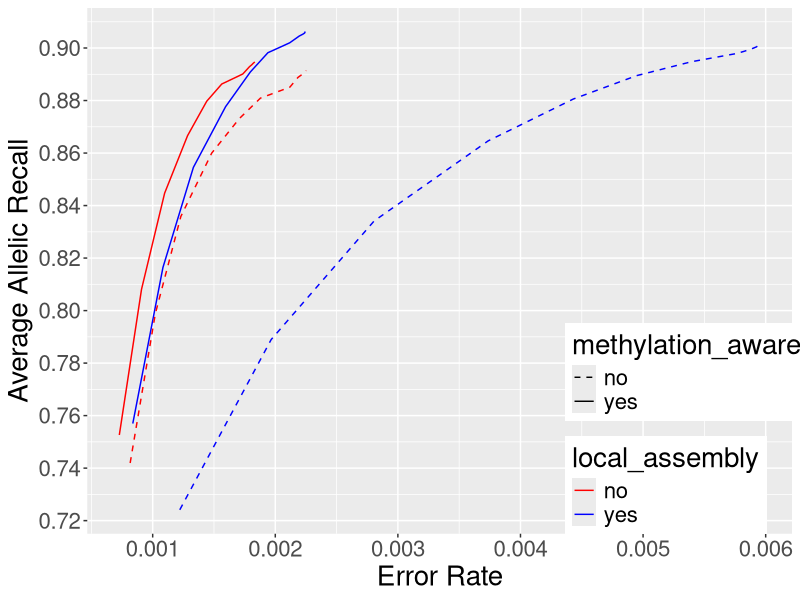

The R script that drew this image:
library("ggplot2")

png(file="ROC_data_old_and_new_basecall.png", width=1000, height=500)
four_way_df <- read.csv("ROC_data_old_and_new_basecall.R_data.csv", header=TRUE)

ggplot(data=four_way_df, aes(x=error_rate, y=recalls_wrt_variants_found_wrt_alleles,
                             group=tool, linetype=methylation_aware, colour=local_assembly)) +
  geom_line() +
  scale_colour_manual(values = c("no"="red", "yes"="blue")) +
  scale_linetype_manual(values = c("no"="dashed", "yes"="solid")) + 
  scale_x_continuous(breaks= seq(0,1,by=0.001)) +
  scale_y_continuous(breaks= seq(0,1,by=0.02)) +
  theme(text = element_text(size=20), legend.position=c(0.85,0.2)) +
  ylab("Average Allelic Recall") +
  xlab("Error Rate")

dev.off()
